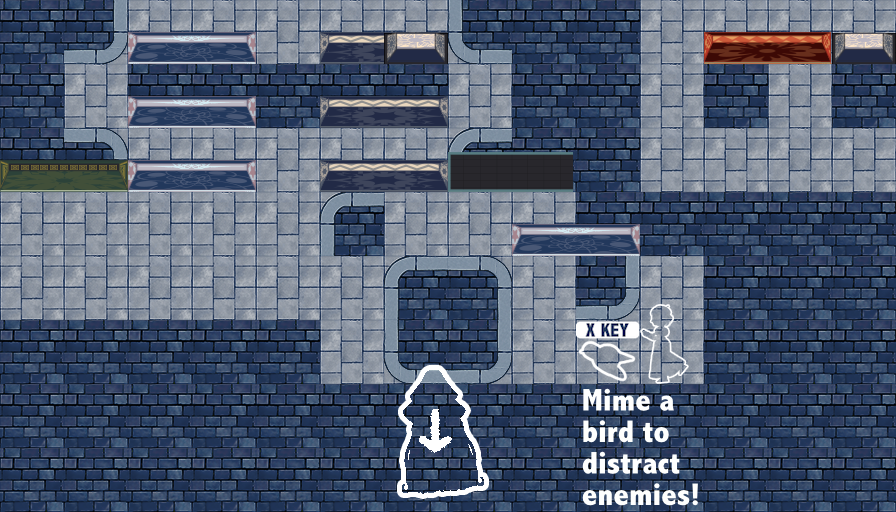

Below is a game level as drawn by its tile map, then a one-line description and the .tmx that defines it (tile-layer data replaced by summaries):
An orthogonal 14x8 tile map with 64x64 px tiles, 3 tile layers (Base, Roofs, Tutorial), 22 tilesets and 47 objects (annette, annette_box, blanche1, blanche_box1, lady_vision1, ...).

<map version="1.0" tiledversion="1.1.5" orientation="orthogonal" renderorder="right-down" width="14" height="8" tilewidth="64" tileheight="64" infinite="0" nextobjectid="194">
 <tileset firstgid="1" name="floor_tiles" tilewidth="64" tileheight="64" tilecount="12" columns="3">
  <image source="../textures/floor_tiles.png" width="192" height="256" />
 </tileset>
 <tileset firstgid="13" name="build1" tilewidth="125" tileheight="64" tilecount="2" columns="1">
  <image source="../Art assets/building assets/128_bookstore.png" width="128" height="128" />
  <tile id="0">
   <objectgroup draworder="index">
    <object id="5" x="0" y="64" width="125" />
    <object id="9" x="0" y="24" width="125" height="40" />
   </objectgroup>
  </tile>
 </tileset>
 <tileset firstgid="15" name="64_building_short" tilewidth="64" tileheight="128" tilecount="1" columns="1">
  <image source="../Art assets/building assets/64_building_short.png" width="64" height="128" />
 </tileset>
 <tileset firstgid="16" name="Tarasque" tilewidth="64" tileheight="128" tilecount="16" columns="16">
  <image source="../textures/tarasque_up.png" width="1080" height="214" />
 </tileset>
 <tileset firstgid="32" name="tarasq" tilewidth="64" tileheight="160" tilecount="16" columns="16">
  <image source="../textures/tarasque_up.png" width="1080" height="214" />
 </tileset>
 <tileset firstgid="48" name="tarasqueside" tilewidth="160" tileheight="80" tilecount="37" columns="37">
  <image source="../textures/tarasque_side.png" width="6030" height="128" />
 </tileset>
 <tileset firstgid="85" name="tarasque_side" tilewidth="215" tileheight="128" tilecount="28" columns="28">
  <image source="../textures/tarasque_side.png" width="6030" height="128" />
 </tileset>
 <tileset firstgid="113" name="128_cafe_red" tilewidth="128" tileheight="64" tilecount="2" columns="1">
  <image source="../textures/128_cafe_red.png" width="128" height="128" />
 </tileset>
 <tileset firstgid="115" name="128_cafe_purple" tilewidth="128" tileheight="64" tilecount="2" columns="1">
  <image source="../textures/128_cafe_purple.png" width="128" height="128" />
 </tileset>
 <tileset firstgid="117" name="128_flowershop" tilewidth="128" tileheight="64" tilecount="1" columns="1">
  <image source="../textures/128_flowershop.png" width="128" height="127" />
 </tileset>
 <tileset firstgid="118" name="64_building_short_side" tilewidth="64" tileheight="64" tilecount="2" columns="1">
  <image source="../textures/64_building_short_side.png" width="64" height="128" />
 </tileset>
 <tileset firstgid="120" name="128_cafe_blue" tilewidth="128" tileheight="64" tilecount="2" columns="1">
  <image source="../textures/128_cafe_blue.png" width="128" height="128" />
 </tileset>
 <tileset firstgid="122" name="128_cafe_green" tilewidth="128" tileheight="64" tilecount="2" columns="1">
  <image source="../textures/128_cafe_green.png" width="128" height="128" />
 </tileset>
 <tileset firstgid="124" name="outline1" tilewidth="64" tileheight="64" tilecount="1" columns="1">
  <image source="../tutorial/tutorial_box.png" width="80" height="80" />
 </tileset>
 <tileset firstgid="125" name="box2" tilewidth="80" tileheight="80" tilecount="1" columns="1">
  <image source="../tutorial/tutorial_box.png" width="80" height="80" />
 </tileset>
 <tileset firstgid="126" name="tutorial_spacebar" tilewidth="50" tileheight="16" tilecount="1" columns="1">
  <image source="../tutorial/tutorial_spacebar.png" width="50" height="16" />
 </tileset>
 <tileset firstgid="127" name="tar_outline" tilewidth="70" tileheight="136" tilecount="1" columns="1">
  <image source="../tutorial/tar_outline.png" width="70" height="136" />
 </tileset>
 <tileset firstgid="128" name="outline_annette_left" tilewidth="49" tileheight="80" tilecount="1" columns="1">
  <image source="../tutorial/outline_annette_left.png" width="49" height="80" />
 </tileset>
 <tileset firstgid="129" name="blanche_outline" tilewidth="113" tileheight="162" tilecount="1" columns="1">
  <image source="../tutorial/blanche_outline.png" width="113" height="162" />
 </tileset>
 <tileset firstgid="130" name="bird_text" tilewidth="128" tileheight="128" tilecount="1" columns="1">
  <image source="../tutorial/bird_text.png" width="128" height="128" />
 </tileset>
 <tileset firstgid="131" name="box_text" tilewidth="128" tileheight="128" tilecount="1" columns="1">
  <image source="../tutorial/box_text.png" width="128" height="128" />
 </tileset>
 <tileset firstgid="132" name="birdoutline" tilewidth="64" tileheight="64" tilecount="1" columns="1">
  <image source="../tutorial/birdoutline.png" width="64" height="64" />
 </tileset>
 <layer name="Base" width="14" height="8">
  <data>[112 cells, 112 non-empty, 6 distinct tile ids]</data>
 </layer>
 <objectgroup name="vision_properties" />
 <objectgroup name="Annette">
  <object id="63" name="annette" x="28" y="27" width="69" height="96">
   <properties>
    <property name="bodytype" value="dynamic" />
    <property name="collideBits" value="0010" />
    <property name="damping" type="float" value="10" />
    <property name="debugcolor" value="white" />
    <property name="debugopacity" type="int" value="192" />
    <property name="density" type="float" value="16" />
    <property name="excludeBits" value="0000" />
    <property name="force" type="float" value="450" />
    <property name="friction" type="float" value="0" />
    <property name="maxspeed" type="float" value="20" />
    <property name="restitution" type="float" value="0" />
    <property name="startframe" type="int" value="3" />
    <property name="texture" value="annette" />
    <property name="texture2" value="annetteDown" />
    <property name="texture3" value="annetteUp" />
    <property name="walklimit" value="4" />
   </properties>
  </object>
  <object id="66" name="annette_box" x="42.124" y="106" width="39.1176" height="16.5845" />
 </objectgroup>
 <objectgroup name="Blanche">
  <object id="170" name="blanche1" gid="32" x="400" y="184" width="64" height="160">
   <properties>
    <property name="bodytype" value="dynamic" />
    <property name="collideBits" value="0001" />
    <property name="debugcolor" value="white" />
    <property name="debugopacity" type="int" value="192" />
    <property name="excludeBits" value="0000" />
    <property name="startframe" type="int" value="0" />
    <property name="texture" value="blanche" />
    <property name="texture2" value="blanche_down" />
    <property name="texture3" value="blanche_up" />
    <property name="turn" type="int" value="1" />
    <property name="type" type="int" value="3" />
    <property name="xinput" type="float" value="-180" />
    <property name="yinput" type="float" value="0" />
   </properties>
  </object>
  <object id="171" name="blanche_box1" x="629" y="72" width="24" height="50" />
  </objectgroup>
 <objectgroup name="Crate">
  <!-- 2 objects omitted --></objectgroup>
 <objectgroup name="Buildings">
  <properties>
   <property name="texture" value="" />
  </properties>
  <!-- 24 objects omitted --></objectgroup>
 <layer name="Roofs" width="14" height="8">
  <data>[112 cells, 12 non-empty, 6 distinct tile ids]</data>
 </layer>
 <layer name="Tutorial" width="14" height="8">
  <data>[112 cells, 4 non-empty, 4 distinct tile ids]</data>
 </layer>
 <objectgroup name="Exit">
  <!-- 2 objects omitted --></objectgroup>
 <objectgroup name="box_Boundaries">
  <!-- 4 objects omitted --></objectgroup>
 <objectgroup name="Bird">
  <!-- 2 objects omitted --></objectgroup>
</map>
<!-- 41 of 47 objects omitted -->
